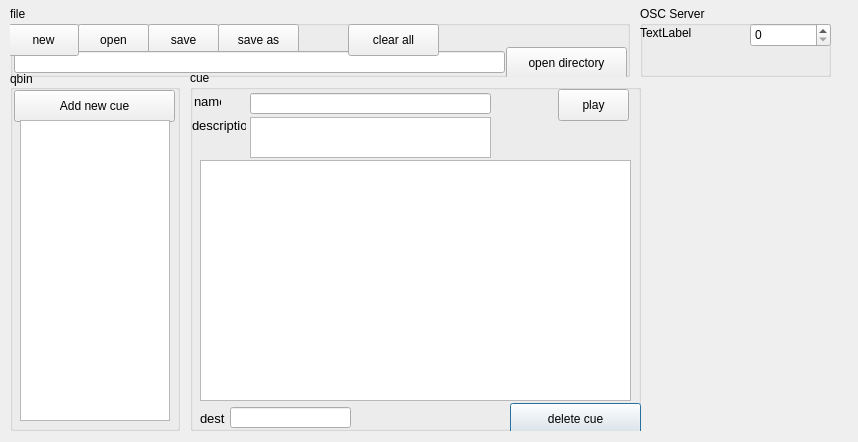
<?xml version="1.0" encoding="UTF-8"?>
<ui version="4.0">
 <class>lekture</class>
 <widget class="QDialog" name="lekture">
  <property name="geometry">
   <rect>
    <x>0</x>
    <y>0</y>
    <width>858</width>
    <height>442</height>
   </rect>
  </property>
  <property name="minimumSize">
   <size>
    <width>400</width>
    <height>400</height>
   </size>
  </property>
  <property name="maximumSize">
   <size>
    <width>999999</width>
    <height>999999</height>
   </size>
  </property>
  <property name="windowTitle">
   <string>lekture</string>
  </property>
  <widget class="QGroupBox" name="cue_groupUI">
   <property name="geometry">
    <rect>
     <x>190</x>
     <y>70</y>
     <width>451</width>
     <height>361</height>
    </rect>
   </property>
   <property name="minimumSize">
    <size>
     <width>300</width>
     <height>350</height>
    </size>
   </property>
   <property name="maximumSize">
    <size>
     <width>16777215</width>
     <height>16777215</height>
    </size>
   </property>
   <property name="title">
    <string>cue</string>
   </property>
   <property name="alignment">
    <set>Qt::AlignLeading|Qt::AlignLeft|Qt::AlignTop</set>
   </property>
   <widget class="QLabel" name="cue_name_label">
    <property name="geometry">
     <rect>
      <x>4</x>
      <y>23</y>
      <width>27</width>
      <height>16</height>
     </rect>
    </property>
    <property name="font">
     <font>
      <pointsize>10</pointsize>
     </font>
    </property>
    <property name="text">
     <string>name</string>
    </property>
   </widget>
   <widget class="QLabel" name="cue_description_label">
    <property name="geometry">
     <rect>
      <x>2</x>
      <y>47</y>
      <width>54</width>
      <height>16</height>
     </rect>
    </property>
    <property name="font">
     <font>
      <pointsize>10</pointsize>
     </font>
    </property>
    <property name="text">
     <string>description</string>
    </property>
   </widget>
   <widget class="QPushButton" name="cue_deleteUI">
    <property name="geometry">
     <rect>
      <x>320</x>
      <y>333</y>
      <width>131</width>
      <height>32</height>
     </rect>
    </property>
    <property name="text">
     <string>delete cue</string>
    </property>
   </widget>
   <widget class="QLineEdit" name="cue_nameUI">
    <property name="geometry">
     <rect>
      <x>60</x>
      <y>23</y>
      <width>241</width>
      <height>21</height>
     </rect>
    </property>
   </widget>
   <widget class="QPushButton" name="cue_playUI">
    <property name="geometry">
     <rect>
      <x>368</x>
      <y>19</y>
      <width>71</width>
      <height>32</height>
     </rect>
    </property>
    <property name="text">
     <string>play</string>
    </property>
   </widget>
   <widget class="QTextEdit" name="cue_descriptionUI">
    <property name="geometry">
     <rect>
      <x>60</x>
      <y>47</y>
      <width>241</width>
      <height>41</height>
     </rect>
    </property>
    <property name="minimumSize">
     <size>
      <width>0</width>
      <height>0</height>
     </size>
    </property>
    <property name="maximumSize">
     <size>
      <width>16777215</width>
      <height>50</height>
     </size>
    </property>
   </widget>
   <widget class="QTextEdit" name="cue_contentUI">
    <property name="geometry">
     <rect>
      <x>10</x>
      <y>90</y>
      <width>431</width>
      <height>241</height>
     </rect>
    </property>
   </widget>
   <widget class="QLineEdit" name="cue_destUI">
    <property name="geometry">
     <rect>
      <x>40</x>
      <y>337</y>
      <width>121</width>
      <height>21</height>
     </rect>
    </property>
   </widget>
   <widget class="QLabel" name="cue_name_label_2">
    <property name="geometry">
     <rect>
      <x>10</x>
      <y>340</y>
      <width>27</width>
      <height>16</height>
     </rect>
    </property>
    <property name="font">
     <font>
      <pointsize>10</pointsize>
     </font>
    </property>
    <property name="text">
     <string>dest</string>
    </property>
   </widget>
  </widget>
  <widget class="QGroupBox" name="groupBox">
   <property name="geometry">
    <rect>
     <x>10</x>
     <y>6</y>
     <width>620</width>
     <height>71</height>
    </rect>
   </property>
   <property name="minimumSize">
    <size>
     <width>0</width>
     <height>0</height>
    </size>
   </property>
   <property name="maximumSize">
    <size>
     <width>620</width>
     <height>100</height>
    </size>
   </property>
   <property name="title">
    <string>file</string>
   </property>
   <property name="flat">
    <bool>false</bool>
   </property>
   <widget class="QPushButton" name="file_saveasUI">
    <property name="geometry">
     <rect>
      <x>208</x>
      <y>18</y>
      <width>81</width>
      <height>32</height>
     </rect>
    </property>
    <property name="cursor">
     <cursorShape>ArrowCursor</cursorShape>
    </property>
    <property name="locale">
     <locale language="French" country="France"/>
    </property>
    <property name="text">
     <string>save as</string>
    </property>
    <property name="flat">
     <bool>false</bool>
    </property>
   </widget>
   <widget class="QPushButton" name="file_saveUI">
    <property name="geometry">
     <rect>
      <x>138</x>
      <y>18</y>
      <width>71</width>
      <height>32</height>
     </rect>
    </property>
    <property name="cursor">
     <cursorShape>ArrowCursor</cursorShape>
    </property>
    <property name="locale">
     <locale language="French" country="France"/>
    </property>
    <property name="text">
     <string>save</string>
    </property>
    <property name="flat">
     <bool>false</bool>
    </property>
   </widget>
   <widget class="QPushButton" name="file_openUI">
    <property name="geometry">
     <rect>
      <x>68</x>
      <y>18</y>
      <width>71</width>
      <height>32</height>
     </rect>
    </property>
    <property name="cursor">
     <cursorShape>ArrowCursor</cursorShape>
    </property>
    <property name="locale">
     <locale language="French" country="France"/>
    </property>
    <property name="text">
     <string>open</string>
    </property>
    <property name="autoDefault">
     <bool>true</bool>
    </property>
    <property name="default">
     <bool>false</bool>
    </property>
    <property name="flat">
     <bool>false</bool>
    </property>
   </widget>
   <widget class="QLineEdit" name="file_pathUI">
    <property name="geometry">
     <rect>
      <x>4</x>
      <y>45</y>
      <width>491</width>
      <height>22</height>
     </rect>
    </property>
    <property name="dragEnabled">
     <bool>true</bool>
    </property>
   </widget>
   <widget class="QPushButton" name="file_opendir">
    <property name="geometry">
     <rect>
      <x>496</x>
      <y>41</y>
      <width>121</width>
      <height>32</height>
     </rect>
    </property>
    <property name="cursor">
     <cursorShape>ArrowCursor</cursorShape>
    </property>
    <property name="locale">
     <locale language="French" country="France"/>
    </property>
    <property name="text">
     <string>open directory</string>
    </property>
    <property name="flat">
     <bool>false</bool>
    </property>
   </widget>
   <widget class="QPushButton" name="cueList_clearUI">
    <property name="geometry">
     <rect>
      <x>338</x>
      <y>18</y>
      <width>91</width>
      <height>32</height>
     </rect>
    </property>
    <property name="text">
     <string>clear all</string>
    </property>
   </widget>
   <widget class="QPushButton" name="file_newUI">
    <property name="geometry">
     <rect>
      <x>-2</x>
      <y>18</y>
      <width>71</width>
      <height>32</height>
     </rect>
    </property>
    <property name="cursor">
     <cursorShape>ArrowCursor</cursorShape>
    </property>
    <property name="locale">
     <locale language="French" country="France"/>
    </property>
    <property name="text">
     <string>new</string>
    </property>
    <property name="autoDefault">
     <bool>true</bool>
    </property>
    <property name="default">
     <bool>false</bool>
    </property>
    <property name="flat">
     <bool>false</bool>
    </property>
   </widget>
  </widget>
  <widget class="QGroupBox" name="qbin_group">
   <property name="enabled">
    <bool>true</bool>
   </property>
   <property name="geometry">
    <rect>
     <x>10</x>
     <y>70</y>
     <width>170</width>
     <height>361</height>
    </rect>
   </property>
   <property name="minimumSize">
    <size>
     <width>150</width>
     <height>350</height>
    </size>
   </property>
   <property name="maximumSize">
    <size>
     <width>16777215</width>
     <height>16777215</height>
    </size>
   </property>
   <property name="title">
    <string>qbin</string>
   </property>
   <property name="alignment">
    <set>Qt::AlignLeading|Qt::AlignLeft|Qt::AlignVCenter</set>
   </property>
   <property name="flat">
    <bool>false</bool>
   </property>
   <widget class="QPushButton" name="cue_addUI">
    <property name="geometry">
     <rect>
      <x>4</x>
      <y>20</y>
      <width>161</width>
      <height>32</height>
     </rect>
    </property>
    <property name="text">
     <string>Add new cue</string>
    </property>
   </widget>
   <widget class="QListWidget" name="cueListUI">
    <property name="geometry">
     <rect>
      <x>10</x>
      <y>50</y>
      <width>150</width>
      <height>301</height>
     </rect>
    </property>
    <property name="sizePolicy">
     <sizepolicy hsizetype="Fixed" vsizetype="Expanding">
      <horstretch>0</horstretch>
      <verstretch>0</verstretch>
     </sizepolicy>
    </property>
    <property name="minimumSize">
     <size>
      <width>150</width>
      <height>240</height>
     </size>
    </property>
    <property name="maximumSize">
     <size>
      <width>16777215</width>
      <height>16777215</height>
     </size>
    </property>
    <property name="frameShape">
     <enum>QFrame::StyledPanel</enum>
    </property>
    <property name="alternatingRowColors">
     <bool>true</bool>
    </property>
    <property name="selectionBehavior">
     <enum>QAbstractItemView::SelectRows</enum>
    </property>
    <property name="sortingEnabled">
     <bool>true</bool>
    </property>
   </widget>
  </widget>
  <widget class="QGroupBox" name="groupBox_2">
   <property name="geometry">
    <rect>
     <x>640</x>
     <y>6</y>
     <width>191</width>
     <height>71</height>
    </rect>
   </property>
   <property name="title">
    <string>OSC Server</string>
   </property>
   <widget class="QLabel" name="osc_server_ip_currentUI">
    <property name="geometry">
     <rect>
      <x>0</x>
      <y>17</y>
      <width>141</width>
      <height>20</height>
     </rect>
    </property>
    <property name="text">
     <string>TextLabel</string>
    </property>
   </widget>
   <widget class="QSpinBox" name="osc_server_portUI">
    <property name="enabled">
     <bool>true</bool>
    </property>
    <property name="geometry">
     <rect>
      <x>110</x>
      <y>17</y>
      <width>81</width>
      <height>24</height>
     </rect>
    </property>
    <property name="maximum">
     <number>65536</number>
    </property>
   </widget>
  </widget>
 </widget>
 <resources/>
 <connections>
  <connection>
   <sender>cue_addUI</sender>
   <signal>released()</signal>
   <receiver>cueListUI</receiver>
   <slot>update()</slot>
   <hints>
    <hint type="sourcelabel">
     <x>94</x>
     <y>105</y>
    </hint>
    <hint type="destinationlabel">
     <x>94</x>
     <y>270</y>
    </hint>
   </hints>
  </connection>
 </connections>
</ui>
